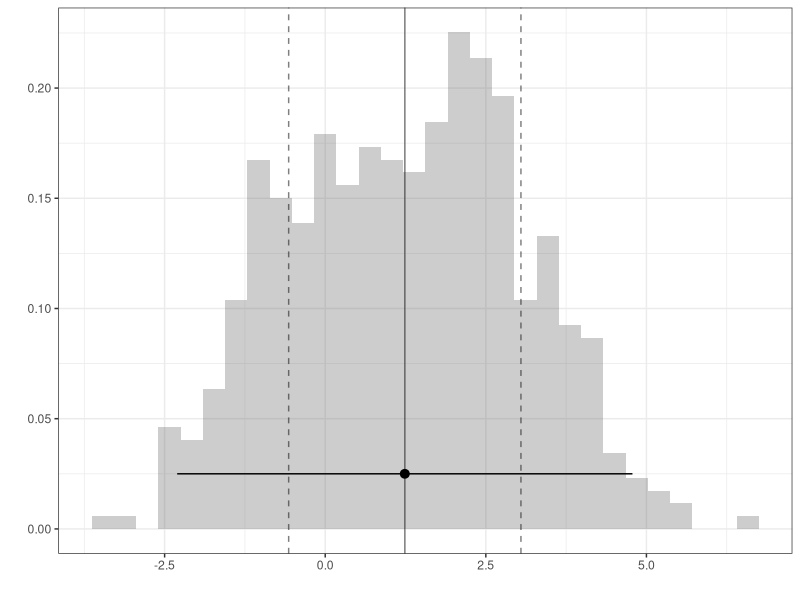
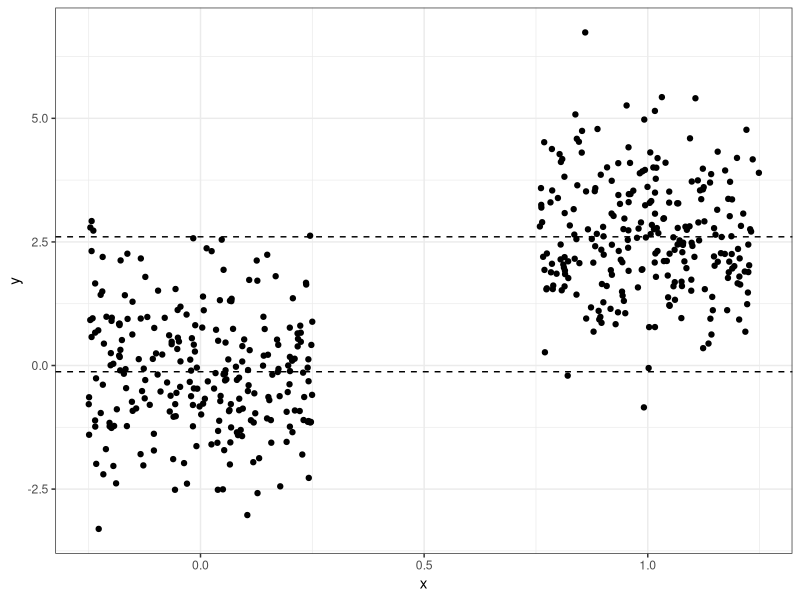
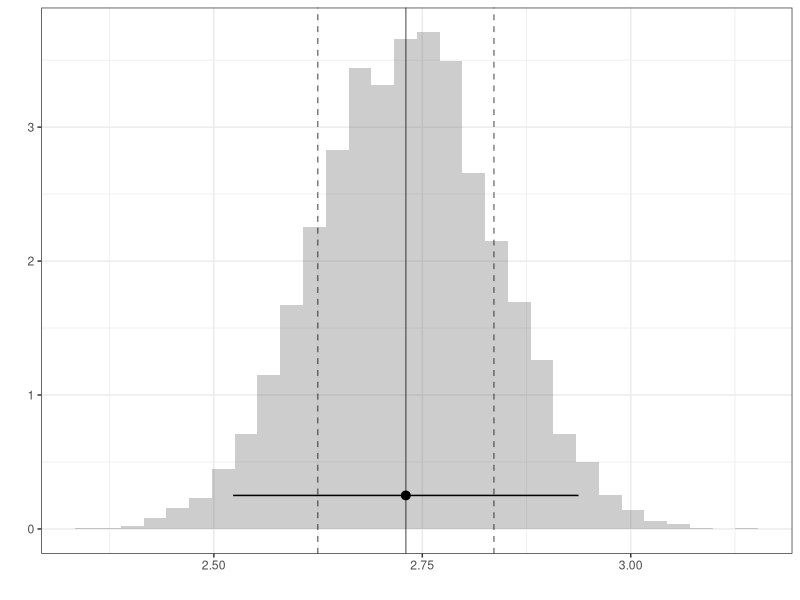
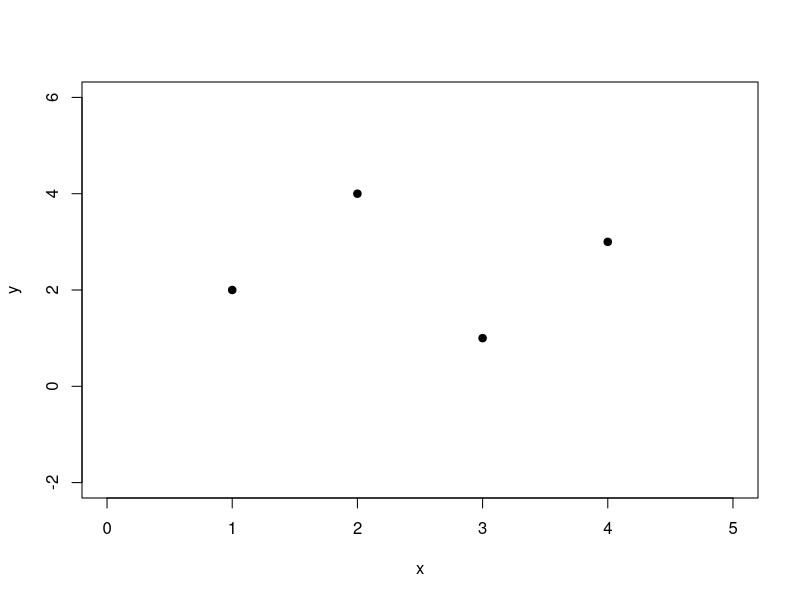
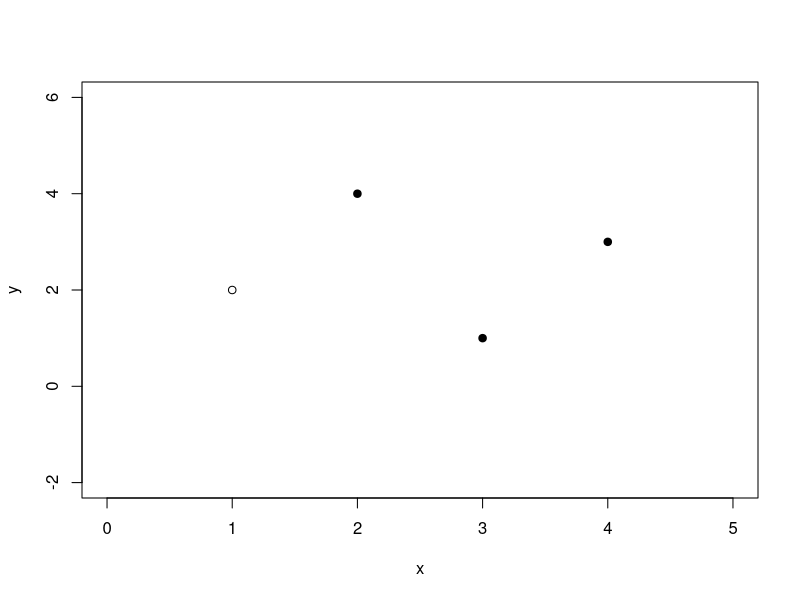
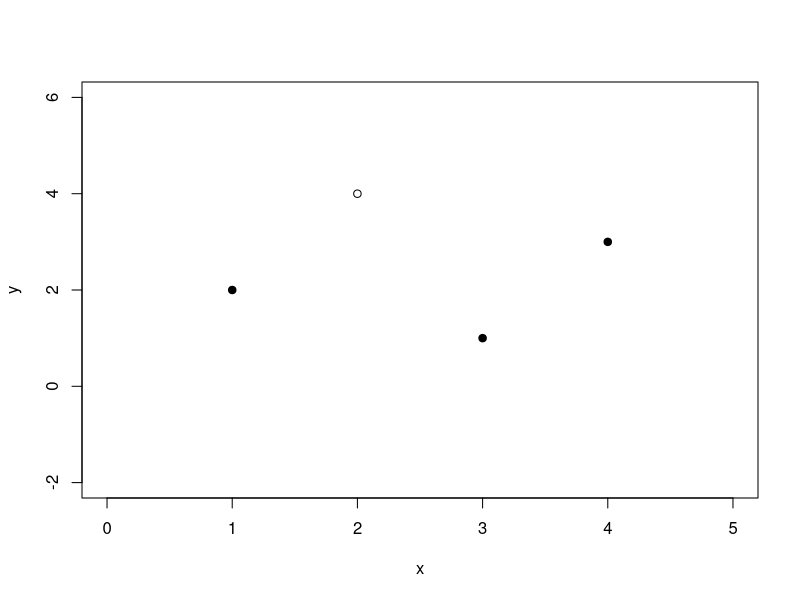
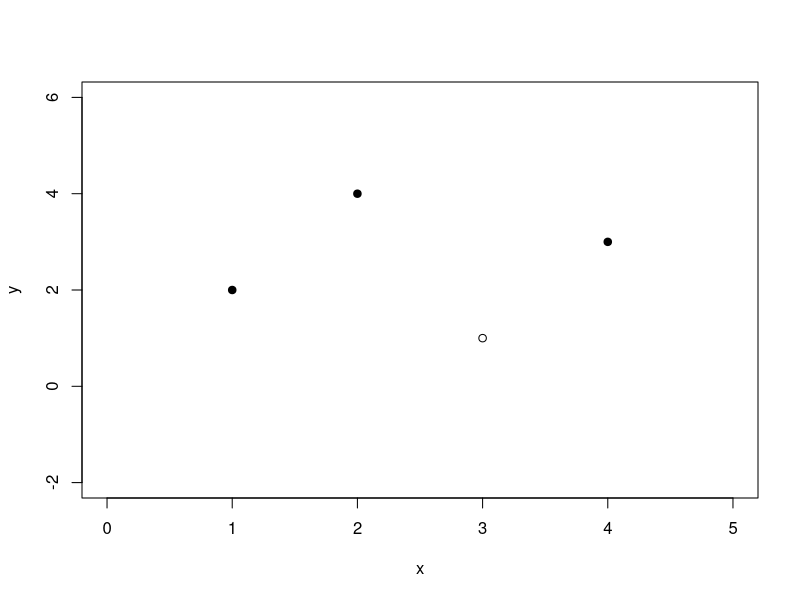
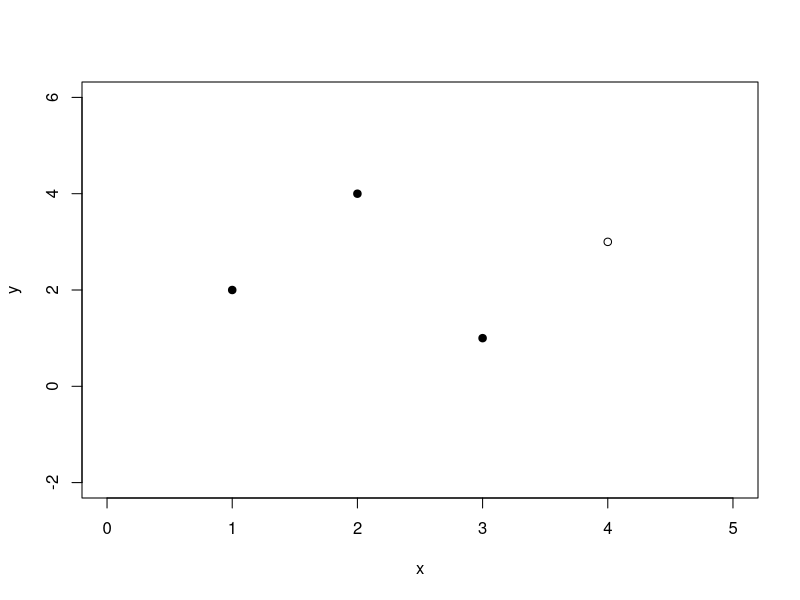

Source code (R) for these figures, in order:
## ---- chunk 1
#| echo: false
library(ggplot2)
n <- 500
x <- c(rep(0,n/2),rep(1,n/2))
set.seed(220220)
y <- 2.6*x +  rnorm(n) + runif(n,-1,1)


df <- data.frame(y,x)



q2<- ggplot(data = df, aes(x = x, y = y)) +
  geom_jitter(width=.25) +
  geom_hline(yintercept=mean(df$y[df$x==0]), linetype="dashed")+ 
   geom_hline(yintercept=mean(df$y[df$x==1]), linetype="dashed")+ 
  xlab("x") +
  ylab("y") +
  theme_bw() 

## ---- chunk 2
#| echo: true
B=10000
theta<- rep(NA,B)
for( b in 1:B ){
bootind = sample(1:n,size=n,replace=T)
dfboot = df[bootind,]
theta[b]<- (mean(dfboot$y[dfboot$x==1])-mean(dfboot$y[dfboot$x==0]))
}
## ---- chunk 3
#| out-height: 3.5in
#| fig-ncol: 2
#| fig-subcap:
#|  -  Histogram of the vector Y's elements
#|  -  Jittered Scatterplot of X and Y
ggplot() + geom_histogram(aes(x=y,     y=after_stat(density)), alpha=.3) + 
           geom_vline(aes(xintercept=mean(y)), alpha=.5) + 
           geom_vline(aes(xintercept=mean(y)+c(-1,1)*sd(y)), linetype='dashed', alpha=.5) + 
           geom_pointrange(aes(x=mean(y), xmin=mean(y)-1.96*sd(y), xmax=mean(y)+1.96*sd(y), y=.025)) + theme_bw() + xlab('') + ylab('')

q2 
## ---- chunk 4
#| out-height: 3.5in
#| fig-ncol: 2
#| fig-subcap:
#|  -  Histogram of the theta's elements

ggplot() + geom_histogram(aes(x=theta, y=after_stat(density)), alpha=.3) + 
           geom_vline(aes(xintercept=mean(theta)), alpha=.5) + 
           geom_vline(aes(xintercept=mean(theta)+c(-1,1)*sd(theta)), linetype='dashed', alpha=.5) + 
           geom_pointrange(aes(x=mean(theta), xmin=mean(theta)-1.96*sd(theta), xmax=mean(theta)+1.96*sd(theta), y=.25)) + theme_bw() + xlab('') + ylab('')

## ---- chunk 5
x <- c(1,2,3,4)
y <- c(2,4,1,3)
plot(x,y,pch=19,xlim=c(0,5),ylim=c(-2,6))
## ---- chunk 6
#| out-height: 3.5in
#| fig-ncol: 2

x <- c(1,2,3,4)
y <- c(2,4,1,3)
#par(mfrow=c(2,2))
plot(x,y,pch=c(1,19,19,19),xlim=c(0,5),ylim=c(-2,6))
plot(x,y,pch=c(19,1,19,19),xlim=c(0,5),ylim=c(-2,6))
plot(x,y,pch=c(19,19,1,19),xlim=c(0,5),ylim=c(-2,6))
plot(x,y,pch=c(19,19,19,1),xlim=c(0,5),ylim=c(-2,6))
